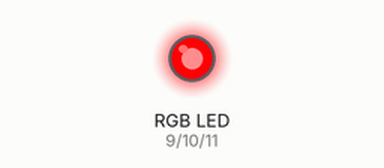
Simulated run of this sketch. Board: Arduino Uno, built with avr-gcc and run on an emulated ATmega328P. Parts: an RGB LED mixed from three pins (HIGH = lit).

Above: at 0.05 s.
At 1.85 s:
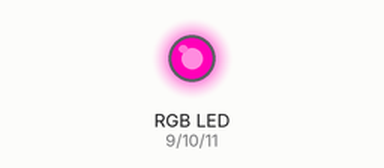
At 3.75 s:
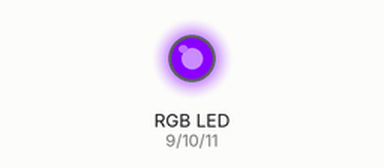
At 7.45 s:
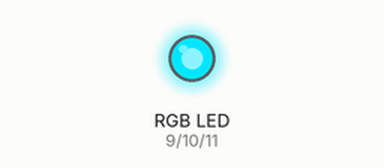
At 11.15 s:
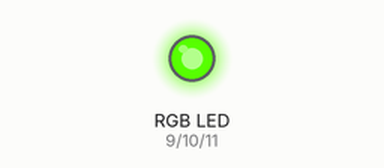
At 14.85 s:
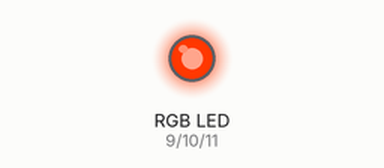
Timing chart, 0 to 20.0 s (numbered marks = the images above):
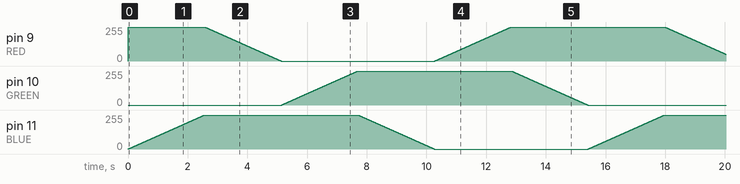

The sketch:

RBG_LED.ino
```cpp
int red_value;
int green_value;
int blue_value;

int RED = 9;
int GREEN = 10;
int BLUE = 11;

byte phase = 1;

void setup()
{
  // put your setup code here, to run once:
  pinMode(RED, OUTPUT);
  pinMode(GREEN, OUTPUT);
  pinMode(BLUE, OUTPUT);

  red_value = 255;
  green_value = 0;
  blue_value = 0;
}

void loop()
{
  analogWrite(RED, red_value);
  analogWrite(GREEN, green_value);
  analogWrite(BLUE, blue_value);

  // put your main code here, to run repeatedly:
  changeColor();

  delay(10);
}

void changeColor() {
  if (phase == 1) {
    if (blue_value < 255) {
      blue_value++;
    }
    else {
      phase = 2;
    }
    return;
  }
  if (phase == 2) {
    if (red_value > 0) {
      red_value--;
    }
    else {
      phase = 3;
    }
    return;
  }
  if (phase == 3) {
    if (green_value < 255) {
      green_value++;
    }
    else {
      phase = 4;
    }
    return;
  }
  if (phase == 4) {
    if (blue_value > 0) {
      blue_value--;
    }
    else {
      phase = 5;
    }
    return;
  }
  if (phase == 5) {
    if (red_value < 255) {
      red_value++;
    }
    else {
      phase = 6;
    }
    return;
  }
  if (phase == 6) {
    if (green_value > 0) {
      green_value--;
    }
    else {
      phase = 1;
    }
    return;
  }
}
```
